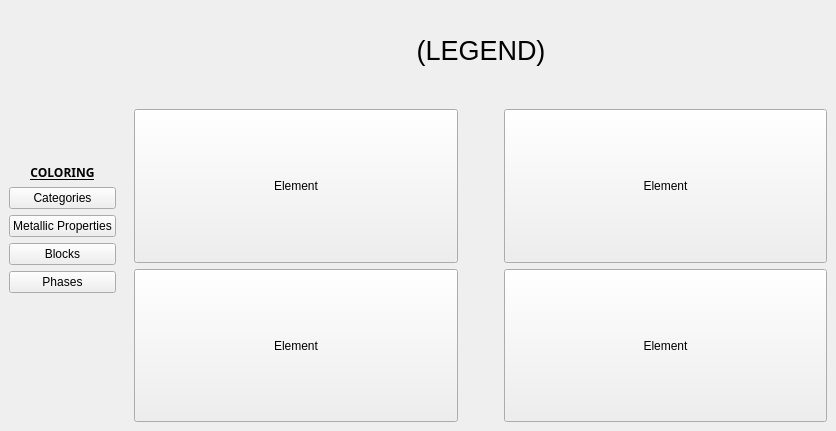
<?xml version="1.0" encoding="UTF-8"?>
<ui version="4.0">
 <class>TableSection</class>
 <widget class="QWidget" name="TableSection">
  <property name="geometry">
   <rect>
    <x>0</x>
    <y>0</y>
    <width>836</width>
    <height>431</height>
   </rect>
  </property>
  <property name="windowTitle">
   <string>TableSection</string>
  </property>
  <layout class="QGridLayout" name="gridLayout_2" rowstretch="1,4" columnstretch="1,4">
   <property name="leftMargin">
    <number>0</number>
   </property>
   <property name="topMargin">
    <number>0</number>
   </property>
   <property name="rightMargin">
    <number>0</number>
   </property>
   <property name="bottomMargin">
    <number>0</number>
   </property>
   <property name="spacing">
    <number>0</number>
   </property>
   <item row="0" column="1">
    <widget class="QFrame" name="Legend">
     <property name="sizePolicy">
      <sizepolicy hsizetype="Preferred" vsizetype="Fixed">
       <horstretch>0</horstretch>
       <verstretch>2</verstretch>
      </sizepolicy>
     </property>
     <property name="minimumSize">
      <size>
       <width>300</width>
       <height>100</height>
      </size>
     </property>
     <layout class="QHBoxLayout" name="horizontalLayout" stretch="5,5,5">
      <property name="sizeConstraint">
       <enum>QLayout::SetDefaultConstraint</enum>
      </property>
      <property name="leftMargin">
       <number>0</number>
      </property>
      <property name="topMargin">
       <number>0</number>
      </property>
      <property name="rightMargin">
       <number>0</number>
      </property>
      <property name="bottomMargin">
       <number>0</number>
      </property>
      <item>
       <spacer name="horizontalSpacer_3">
        <property name="orientation">
         <enum>Qt::Horizontal</enum>
        </property>
        <property name="sizeHint" stdset="0">
         <size>
          <width>40</width>
          <height>20</height>
         </size>
        </property>
       </spacer>
      </item>
      <item>
       <widget class="QWidget" name="widget" native="true">
        <property name="sizePolicy">
         <sizepolicy hsizetype="Fixed" vsizetype="Preferred">
          <horstretch>0</horstretch>
          <verstretch>0</verstretch>
         </sizepolicy>
        </property>
        <property name="minimumSize">
         <size>
          <width>320</width>
          <height>0</height>
         </size>
        </property>
        <layout class="QVBoxLayout" name="verticalLayout_2">
         <item>
          <widget class="QLabel" name="label_2">
           <property name="font">
            <font>
             <pointsize>20</pointsize>
            </font>
           </property>
           <property name="text">
            <string>(LEGEND)</string>
           </property>
           <property name="alignment">
            <set>Qt::AlignCenter</set>
           </property>
          </widget>
         </item>
        </layout>
       </widget>
      </item>
      <item>
       <spacer name="horizontalSpacer_4">
        <property name="orientation">
         <enum>Qt::Horizontal</enum>
        </property>
        <property name="sizeHint" stdset="0">
         <size>
          <width>40</width>
          <height>20</height>
         </size>
        </property>
       </spacer>
      </item>
     </layout>
    </widget>
   </item>
   <item row="0" column="0" rowspan="2">
    <widget class="QWidget" name="Periodic_property" native="true">
     <property name="sizePolicy">
      <sizepolicy hsizetype="Fixed" vsizetype="Preferred">
       <horstretch>0</horstretch>
       <verstretch>0</verstretch>
      </sizepolicy>
     </property>
     <layout class="QVBoxLayout" name="verticalLayout" stretch="6,0,0,0,0,0,5">
      <item>
       <spacer name="verticalSpacer">
        <property name="orientation">
         <enum>Qt::Vertical</enum>
        </property>
        <property name="sizeHint" stdset="0">
         <size>
          <width>20</width>
          <height>40</height>
         </size>
        </property>
       </spacer>
      </item>
      <item>
       <widget class="QLabel" name="Title">
        <property name="font">
         <font>
          <family>Roboto Slab</family>
          <bold>true</bold>
          <underline>true</underline>
         </font>
        </property>
        <property name="midLineWidth">
         <number>0</number>
        </property>
        <property name="text">
         <string>COLORING</string>
        </property>
        <property name="alignment">
         <set>Qt::AlignCenter</set>
        </property>
        <property name="margin">
         <number>0</number>
        </property>
        <property name="indent">
         <number>-1</number>
        </property>
       </widget>
      </item>
      <item>
       <widget class="QPushButton" name="Categories">
        <property name="text">
         <string>Categories</string>
        </property>
       </widget>
      </item>
      <item>
       <widget class="QPushButton" name="Metallic_Properties">
        <property name="text">
         <string>Metallic Properties</string>
        </property>
       </widget>
      </item>
      <item>
       <widget class="QPushButton" name="Blocks">
        <property name="text">
         <string>Blocks</string>
        </property>
       </widget>
      </item>
      <item>
       <widget class="QPushButton" name="Phases">
        <property name="text">
         <string>Phases</string>
        </property>
       </widget>
      </item>
      <item>
       <spacer name="verticalSpacer_2">
        <property name="orientation">
         <enum>Qt::Vertical</enum>
        </property>
        <property name="sizeHint" stdset="0">
         <size>
          <width>20</width>
          <height>40</height>
         </size>
        </property>
       </spacer>
      </item>
     </layout>
    </widget>
   </item>
   <item row="1" column="1">
    <widget class="QFrame" name="Table">
     <property name="minimumSize">
      <size>
       <width>600</width>
       <height>300</height>
      </size>
     </property>
     <layout class="QGridLayout" name="gridLayout">
      <item row="1" column="2">
       <widget class="QPushButton" name="Element_2">
        <property name="sizePolicy">
         <sizepolicy hsizetype="Preferred" vsizetype="Preferred">
          <horstretch>0</horstretch>
          <verstretch>0</verstretch>
         </sizepolicy>
        </property>
        <property name="text">
         <string>Element</string>
        </property>
       </widget>
      </item>
      <item row="0" column="1">
       <spacer name="horizontalSpacer">
        <property name="orientation">
         <enum>Qt::Horizontal</enum>
        </property>
        <property name="sizeType">
         <enum>QSizePolicy::Preferred</enum>
        </property>
        <property name="sizeHint" stdset="0">
         <size>
          <width>40</width>
          <height>20</height>
         </size>
        </property>
       </spacer>
      </item>
      <item row="0" column="2">
       <widget class="QPushButton" name="Element">
        <property name="sizePolicy">
         <sizepolicy hsizetype="Preferred" vsizetype="Preferred">
          <horstretch>0</horstretch>
          <verstretch>0</verstretch>
         </sizepolicy>
        </property>
        <property name="text">
         <string>Element</string>
        </property>
       </widget>
      </item>
      <item row="0" column="0">
       <widget class="QPushButton" name="Element_4">
        <property name="sizePolicy">
         <sizepolicy hsizetype="Preferred" vsizetype="Preferred">
          <horstretch>0</horstretch>
          <verstretch>0</verstretch>
         </sizepolicy>
        </property>
        <property name="text">
         <string>Element</string>
        </property>
       </widget>
      </item>
      <item row="1" column="0">
       <widget class="QPushButton" name="Element_3">
        <property name="sizePolicy">
         <sizepolicy hsizetype="Preferred" vsizetype="Preferred">
          <horstretch>0</horstretch>
          <verstretch>0</verstretch>
         </sizepolicy>
        </property>
        <property name="text">
         <string>Element</string>
        </property>
       </widget>
      </item>
      <item row="1" column="1">
       <spacer name="horizontalSpacer_2">
        <property name="orientation">
         <enum>Qt::Horizontal</enum>
        </property>
        <property name="sizeType">
         <enum>QSizePolicy::Preferred</enum>
        </property>
        <property name="sizeHint" stdset="0">
         <size>
          <width>40</width>
          <height>20</height>
         </size>
        </property>
       </spacer>
      </item>
     </layout>
    </widget>
   </item>
  </layout>
 </widget>
 <resources/>
 <connections/>
</ui>
